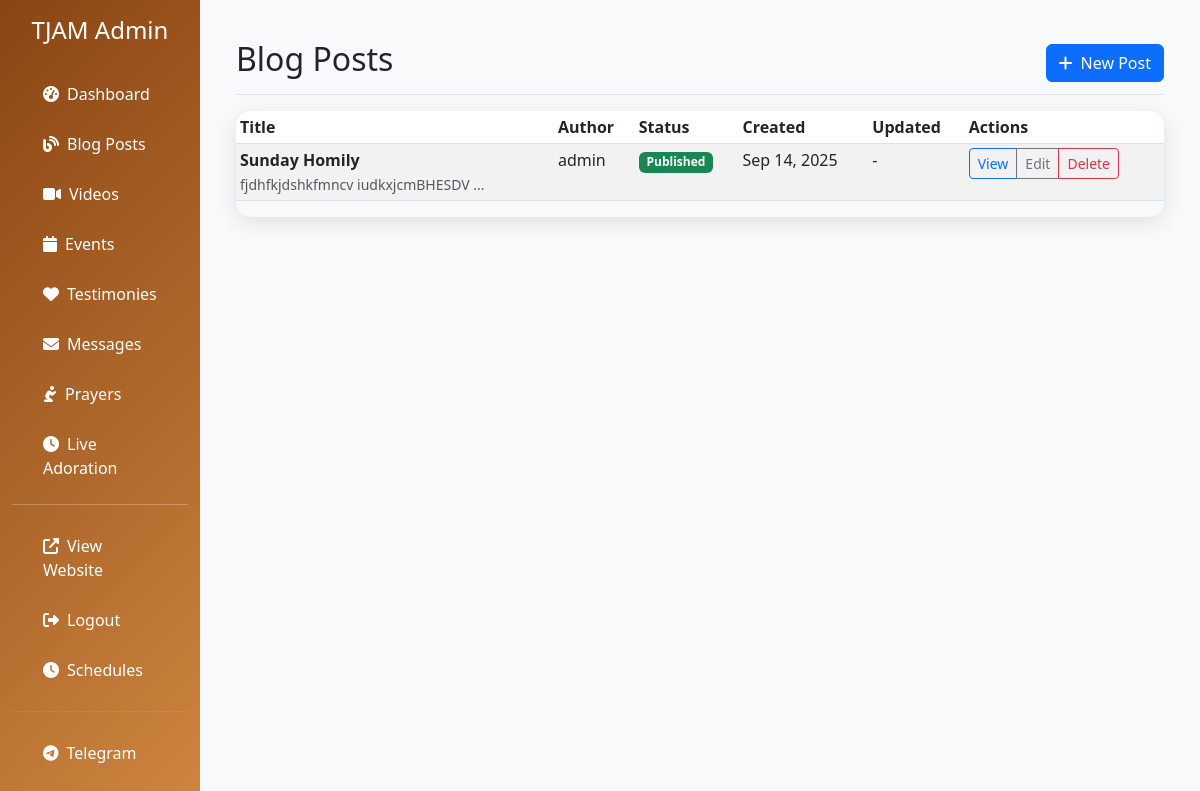
Page /admin/posts (signed in) on the committed database.
### app.py (models this page shows)
class BlogPost(db.Model):
    id = db.Column(db.Integer, primary_key=True)
    title = db.Column(db.String(200), nullable=False)
    content = db.Column(db.Text, nullable=False)
    excerpt = db.Column(db.String(300))
    author_id = db.Column(db.Integer, db.ForeignKey('user.id'), nullable=False)
    author = db.relationship('User', backref=db.backref('posts', lazy=True))
    created_at = db.Column(db.DateTime, default=datetime.utcnow)
    updated_at = db.Column(db.DateTime, default=datetime.utcnow, onupdate=datetime.utcnow)
    featured_image = db.Column(db.String(200))
    is_published = db.Column(db.Boolean, default=True)

class User(UserMixin, db.Model):
    id = db.Column(db.Integer, primary_key=True)
    username = db.Column(db.String(80), unique=True, nullable=False)
    email = db.Column(db.String(120), unique=True, nullable=False)
    password_hash = db.Column(db.String(120), nullable=False)
    is_admin = db.Column(db.Boolean, default=False)
    created_at = db.Column(db.DateTime, default=datetime.utcnow)

### app.py (the view)
@app.route('/admin/posts')
@login_required
def admin_posts():
    if not current_user.is_admin:
        return redirect(url_for('index'))
    try:
        posts = BlogPost.query.order_by(BlogPost.created_at.desc()).all()
        return render_template('admin/posts.html', posts=posts)
    except Exception as e:
        app.logger.error(f"Error loading admin posts: {e}")
        flash('An error occurred loading posts.', 'error')
        return redirect(url_for('admin_dashboard'))

### app.py (called while the page is built)
@app.context_processor
def inject_current_year():
    return {'current_year': datetime.now().year}

@login_manager.user_loader
def load_user(user_id):
    return User.query.get(int(user_id))

### templates/admin/posts.html (shortened to what this page needs)
{% extends "admin/base.html" %}
{% block content %}
<div class="d-flex justify-content-between flex-wrap flex-md-nowrap align-items-center pt-3 pb-2 mb-3 border-bottom">
    <h1 class="h2">Blog Posts</h1>
    <a href="{{ url_for('admin_new_post') }}" class="btn btn-primary">
        <i class="fas fa-plus me-2"></i>New Post
    </a>
</div>
<div class="table-responsive">
    <table class="table table-striped table-sm">
        <thead>
            <tr>
                <th>Title</th>
                <th>Author</th>
                <th>Status</th>
                <th>Created</th>
                <th>Updated</th>
                <th>Actions</th>
            </tr>
        </thead>
        <tbody>
            {% for post in posts %}
            <tr>
                <td>
                    <strong>{{ post.title }}</strong>
                    {% if post.excerpt %}
                    <br><small class="text-muted">{{ post.excerpt[:80] }}...</small>
                    {% else %}
                    <br><small class="text-muted">{{ post.content[:80] }}...</small>
                    {% endif %}
                </td>
                <td>{{ post.author.username }}</td>
                <td>
                    {% if post.is_published %}
                    <span class="badge bg-success">Published</span>
                    {% else %}
                    <span class="badge bg-warning">Draft</span>
                    {% endif %}
                </td>
                <td>{{ post.created_at.strftime('%b %d, %Y') }}</td>
                <td>{{ post.updated_at.strftime('%b %d, %Y') if post.updated_at != post.created_at else '-' }}</td>
                <td>
                    <div class="btn-group" role="group">
                        <a href="{{ url_for('blog_post', post_id=post.id) }}"
                           class="btn btn-sm btn-outline-primary" target="_blank">View</a>
                        <a href="{{ url_for('admin_edit_post', post_id=post.id) }}"
                           class="btn btn-sm btn-outline-secondary">Edit</a>
                        <button class="btn btn-sm btn-outline-danger"
                                onclick="deletePost({{ post.id }})">Delete</button>
                    </div>
                </td>
            </tr>
            {% endfor %}
        </tbody>
    </table>
</div>
{% endblock %}

### templates/admin/base.html (style rules this page uses)
.table-responsive { border-radius: 15px; box-shadow: 0 5px 20px rgba(0,0,0,0.1); }

### rows in the picture
BlogPost: title "Sunday Homily", excerpt "fjdhfkjdshkfmncv iudkxjcmBHESDV", author.username "admin", is_published "Published", created_at "Sep 14, 2025", updated_at "-"
